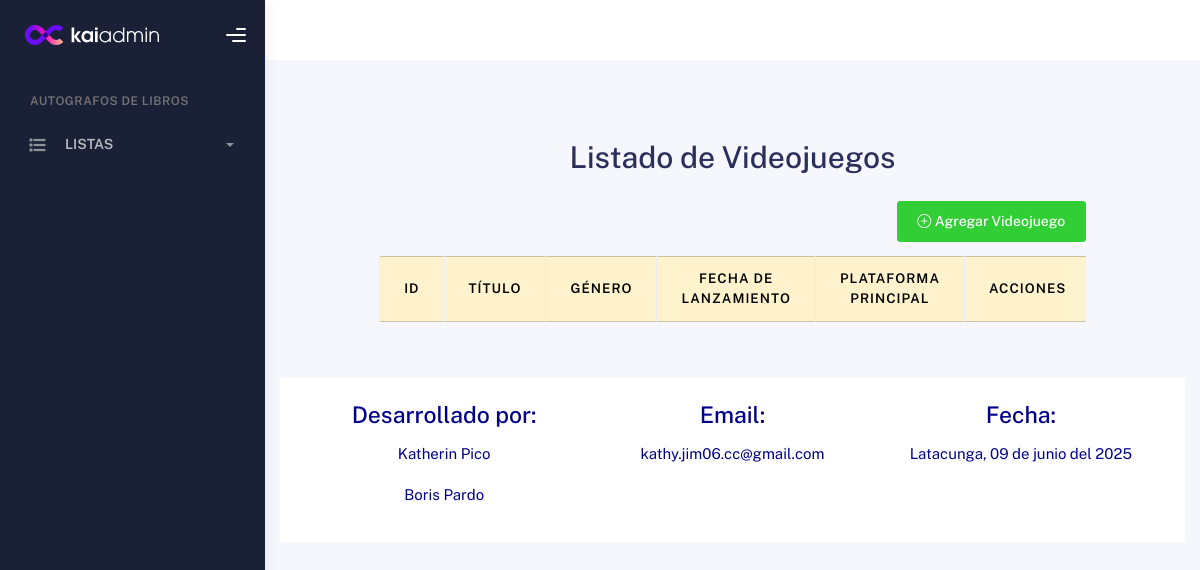
Before: /listaVideojuegos/ with the older database file.
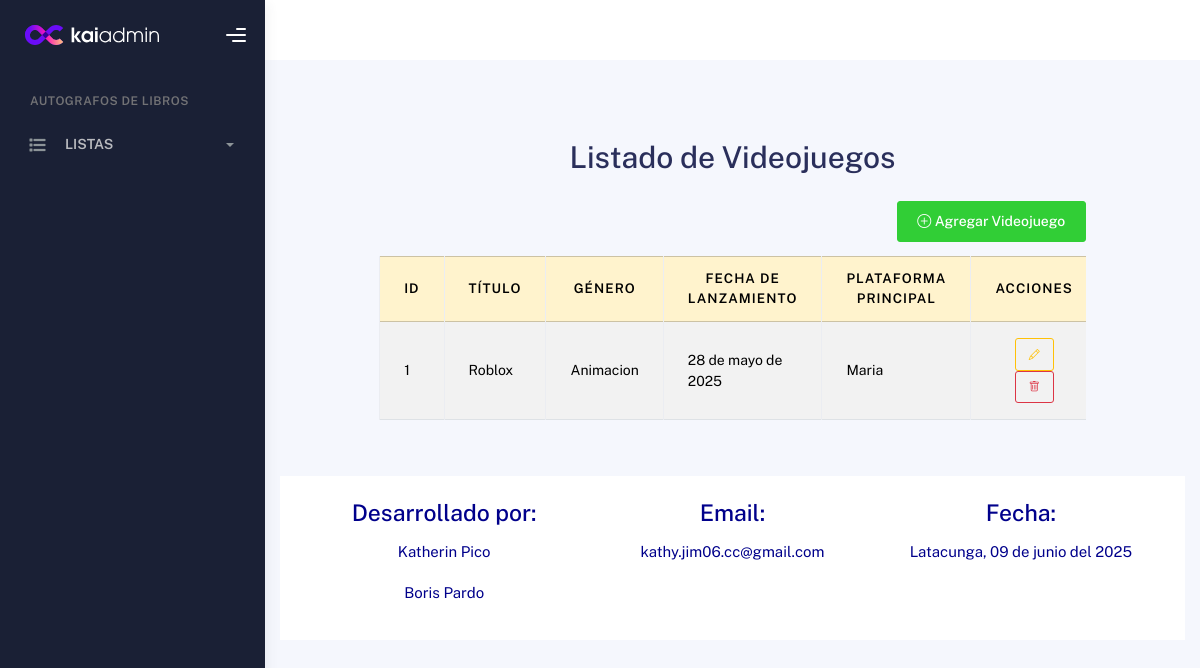
After: the same page with the newer database file.
### Aplicaciones/Videojuego/models.py (models this page shows, shortened)
class Videojuego(models.Model):
    titulo = models.CharField(max_length=100)
    genero = models.CharField(max_length=50)
    fecha_lanzamiento = models.DateField()
    plataforma_principal = models.ForeignKey(Plataforma, on_delete=models.CASCADE, related_name='Plataforma')

### Aplicaciones/Plataforma/models.py (models this page shows, shortened)
class Plataforma(models.Model):
    nombre = models.CharField(max_length=50)
    fabricante = models.CharField(max_length=50)
    lanzamiento = models.DateField()
    version_sistema = models.CharField(max_length=20)

### Aplicaciones/Videojuego/views.py (the view)
# urls.py: path('listaVideojuegos/', views.listaVideojuegos, name='listaVideojuegos'),
def listaVideojuegos(request):
    videojuegoListado = Videojuego.objects.all()
    return render(request, "listaVideojuegos.html", {'Videojuego': videojuegoListado})

### Aplicaciones/Videojuego/templates/listaVideojuegos.html (shortened to what this page needs)
{% extends 'plantilla.html' %}
{% load static %}
{% block contenido %}
<section class="container py-5">
  <div class="row justify-content-center">
    <div class="col-lg-10">
      <h1 class="mb-4 text-center">Listado de Videojuegos</h1>
      <div class="text-end mb-3">
        <a href="nuevoVideojuego/" class="btn btn-success">
          <i class="bi bi-plus-circle"></i> Agregar Videojuego
        </a>
      </div>
      <div class="table-responsive">
        <table id="tbl_videojuegos" class="table table-bordered table-striped table-hover align-middle">
          <thead class="table-warning text-center">
            <tr>
              <th>ID</th>
              <th>Título</th>
              <th>Género</th>
              <th>Fecha de Lanzamiento</th>
              <th>Plataforma Principal</th>
              <th>Acciones</th>
            </tr>
          </thead>
          <tbody>
            {% for videojuego in Videojuego %}
              <tr>
                <td>{{ videojuego.id }}</td>
                <td>{{ videojuego.titulo }}</td>
                <td>{{ videojuego.genero }}</td>
                <td>{{ videojuego.fecha_lanzamiento }}</td>
                <td>{{ videojuego.plataforma_principal.nombre }}</td>
                <td class="text-center">
                  <a href="/editarVideojuego/{{ videojuego.id }}" class="btn btn-outline-warning btn-sm" title="Editar">
                    <i class="bi bi-pencil"></i>
                  </a>
                  <a href="#" class="btn btn-outline-danger btn-sm" title="Eliminar" onclick="confirmarEliminacion('{{ videojuego.id }}')">
                    <i class="bi bi-trash"></i>
                  </a>
                </td>
              </tr>
            {% endfor %}
          </tbody>
        </table>
      </div>
    </div>
  </div>
</section>
{% endblock %}

### Aplicaciones/templates/plantilla.html (shortened to what this page needs)
{% load static %}
<!DOCTYPE html>
<html lang="es">
  <head>
    <link href="https://cdn.jsdelivr.net/npm/bootstrap@5.3.3/dist/css/bootstrap.min.css" rel="stylesheet">
    <link rel="stylesheet" href="https://cdn.datatables.net/1.13.6/css/jquery.dataTables.min.css">
    <link rel="stylesheet" href="https://cdn.datatables.net/buttons/2.4.2/css/buttons.dataTables.min.css">
    <link rel="stylesheet" href="https://cdnjs.cloudflare.com/ajax/libs/bootstrap-fileinput/5.5.4/css/fileinput.min.css" />
    <link rel="stylesheet" href="https://cdnjs.cloudflare.com/ajax/libs/bootstrap/5.3.3/css/bootstrap.min.css" />
    <link rel="stylesheet" href="https://cdnjs.cloudflare.com/ajax/libs/font-awesome/6.7.2/css/all.min.css" />
    <link href="https://cdn.jsdelivr.net/npm/bootstrap@5.3.3/dist/css/bootstrap.min.css" rel="stylesheet">
    <link rel="stylesheet" href="https://cdn.jsdelivr.net/npm/bootstrap-icons@1.10.5/font/bootstrap-icons.css">
    <link rel="stylesheet" href="{% static 'plantilla/kaiadmin/assets/css/bootstrap.min.css' %}" />
    <link rel="stylesheet" href="{% static 'plantilla/kaiadmin/assets/css/plugins.min.css' %}" />
    <link rel="stylesheet" href="{% static 'plantilla/kaiadmin/assets/css/kaiadmin.min.css' %}" />
    <link rel="stylesheet" href="{% static 'plantilla/kaiadmin/assets/css/demo.css' %}" />
  </head>
  <body>
    <div class="wrapper">
      <div class="sidebar" data-background-color="dark">
        <div class="sidebar-logo">
          <div class="logo-header" data-background-color="dark">
            <a href="" class="logo">
              <img
                src="{% static 'plantilla/kaiadmin/assets/img/kaiadmin/logo_light.svg' %}"
                alt="navbar brand"
                class="navbar-brand"
                height="20"
              />
            </a>
            <div class="nav-toggle">
              <button class="btn btn-toggle toggle-sidebar">
                <i class="gg-menu-right"></i>
              </button>
            </div>
          </div>
        </div>
        <div class="sidebar-wrapper scrollbar scrollbar-inner">
          <div class="sidebar-content">
            <ul class="nav nav-secondary">
              <li class="nav-section">
                <h4 class="text-section">Autografos de libros</h4>
              </li>
              <li class="nav-item">
                <a data-bs-toggle="collapse" href="#base">
                  <i class="fas fa-list"></i>
                  <p>LISTAS</p>
                  <span class="caret"></span>
                </a>
              </li>
            </ul>
          </div>
        </div>
      </div>
      <div class="main-panel">
        <div class="main-header">
        </div>
        <div class="container">
          <div class="page-inner">
    {% block contenido %}
    {% endblock %}
        <footer>
          <div class="row" style="padding: 20px; color:darkblue; background-color:white;">
            <div class="col-md-4 ">
              <h3 class="text-center">Desarrollado por:</h3>
              <p class="text-center">Katherin Pico</p>
              <p class="text-center">Boris Pardo</p>
            </div>
            <div class="col-md-4 ">
              <h3 class="text-center">Email:</h3>
              <p class="text-center">kathy.jim06.cc@gmail.com</p>
            </div>
            <div class="col-md-4 ">
              <h3 class="text-center">Fecha:</h3>
              <p class="text-center">Latacunga, 09 de junio del 2025</p>
            </div>
          </div>
        </footer>
  </body>
</html>

Changed rows visible on the page:
added Videojuego: id "1", titulo "Roblox", genero "Animacion", fecha_lanzamiento "28 de mayo de 2025", plataforma_principal.nombre "Maria"
